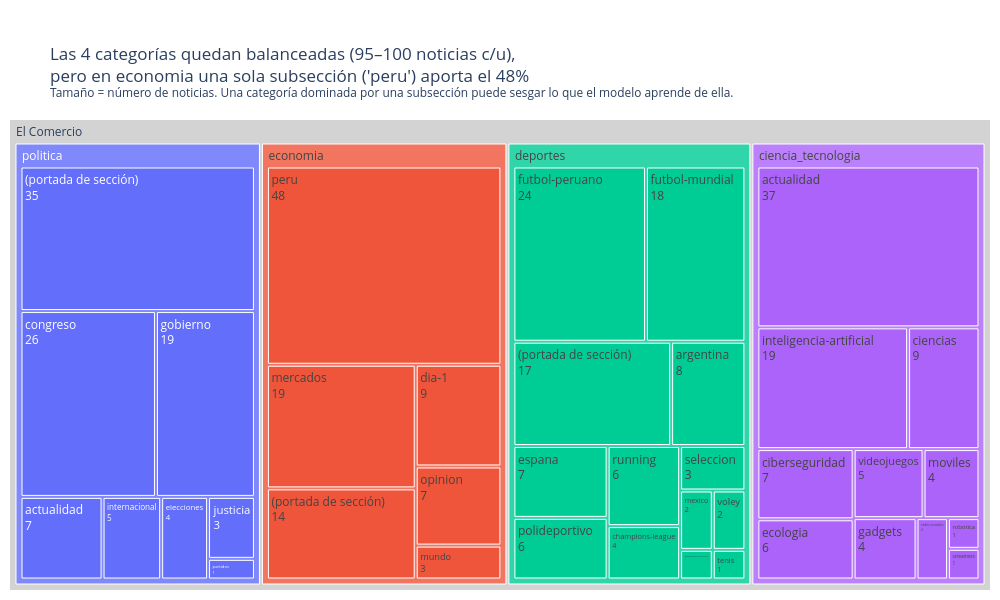

Notebook code for this chart:
### Markdown cell above
### Gráfico 1 — Composición del dataset por categoría y subsección

### Code cell
por_cat = df["etiqueta"].value_counts()
top_sub = (df.groupby(["etiqueta", "subseccion_g"]).size().rename("n").reset_index()
           .sort_values("n", ascending=False).drop_duplicates("etiqueta").set_index("etiqueta"))
top_sub["peso"] = top_sub["n"] / por_cat
cat_conc = top_sub["peso"].idxmax()

titulo = (f"Las 4 categorías quedan balanceadas ({por_cat.min()}–{por_cat.max()} noticias c/u),<br>pero en {cat_conc} "
          f"una sola subsección ('{top_sub.loc[cat_conc, 'subseccion_g']}') aporta el {top_sub.loc[cat_conc, 'peso']:.0%}"
          "<br><sup>Tamaño = número de noticias. Una categoría dominada por una subsección puede sesgar lo que el modelo aprende de ella.</sup>")
fig = px.treemap(df, path=[px.Constant(MEDIO), "etiqueta", "subseccion_g"], title=titulo, height=600)
fig.update_traces(textinfo="label+value", root_color="lightgrey")
fig.update_layout(margin=dict(t=120, l=10, r=10, b=10))
fig.show()

### Figure 1 — Plotly figure (JSON) as saved in the notebook; plotly's stock layout.template omitted (floating-point values rounded to 4 significant figures)
{"data": [{"branchvalues": "total", "domain": {"x": [0.0, 1.0], "y": [0.0, 1.0]}, "hovertemplate": "labels=%{label}<br>count=%{value}<br>parent=%{parent}<br>id=%{id}<extra></extra>", "ids": ["El Comercio/deportes/futbol-peruano", "El Comercio/politica/(portada de sección)", "El Comercio/deportes/mexico", "El Comercio/deportes/argentina", "El Comercio/deportes/futbol-mundial", "El Comercio/deportes/espana", "El Comercio/economia/mercados", "El Comercio/deportes/(portada de sección)", "El Comercio/economia/(portada de sección)", "El Comercio/economia/peru", "El Comercio/politica/gobierno", "El Comercio/politica/congreso", "El Comercio/ciencia_tecnologia/ciberseguridad", "El Comercio/politica/partidos", "El Comercio/ciencia_tecnologia/actualidad", "El Comercio/deportes/polideportivo", "El Comercio/ciencia_tecnologia/moviles", "El Comercio/politica/actualidad", "El Comercio/ciencia_tecnologia/inteligencia-artificial", "El Comercio/deportes/seleccion", "El Comercio/deportes/voley", "El Comercio/ciencia_tecnologia/videojuegos", "El Comercio/politica/internacional", "El Comercio/ciencia_tecnologia/ecologia", "El Comercio/deportes/running", "El Comercio/economia/opinion", "El Comercio/economia/mundo", "El Comercio/economia/dia-1", "El Comercio/politica/justicia", "El Comercio/deportes/peruanos-en-el-mundo", "El Comercio/ciencia_tecnologia/robotica", "El Comercio/deportes/tenis", "El Comercio/ciencia_tecnologia/redes-sociales", "El Comercio/ciencia_tecnologia/ciencias", "El Comercio/politica/elecciones", "El Comercio/deportes/champions-league", "El Comercio/ciencia_tecnologia/gadgets", "El Comercio/ciencia_tecnologia/streamers", "El Comercio/deportes", "El Comercio/politica", "El Comercio/economia", "El Comercio/ciencia_tecnologia", "El Comercio"], "labels": ["futbol-peruano", "(portada de sección)", "mexico", "argentina", "futbol-mundial", "espana", "mercados", "(portada de sección)", "(portada de sección)", "peru", "gobierno", "congreso", "ciberseguridad", "partidos", "actualidad", "polideportivo", "moviles", "actualidad", "inteligencia-artificial", "seleccion", "voley", "videojuegos", "internacional", "ecologia", "running", "opinion", "mundo", "dia-1", "justicia", "peruanos-en-el-mundo", "robotica", "tenis", "redes-sociales", "ciencias", "elecciones", "champions-league", "gadgets", "streamers", "deportes", "politica", "economia", "ciencia_tecnologia", "El Comercio"], "name": "", "parents": ["El Comercio/deportes", "El Comercio/politica", "El Comercio/deportes", "El Comercio/deportes", "El Comercio/deportes", "El Comercio/deportes", "El Comercio/economia", "El Comercio/deportes", "El Comercio/economia", "El Comercio/economia", "El Comercio/politica", "El Comercio/politica", "El Comercio/ciencia_tecnologia", "El Comercio/politica", "El Comercio/ciencia_tecnologia", "El Comercio/deportes", "El Comercio/ciencia_tecnologia", "El Comercio/politica", "El Comercio/ciencia_tecnologia", "El Comercio/deportes", "El Comercio/deportes", "El Comercio/ciencia_tecnologia", "El Comercio/politica", "El Comercio/ciencia_tecnologia", "El Comercio/deportes", "El Comercio/economia", "El Comercio/economia", "El Comercio/economia", "El Comercio/politica", "El Comercio/deportes", "El Comercio/ciencia_tecnologia", "El Comercio/deportes", "El Comercio/ciencia_tecnologia", "El Comercio/ciencia_tecnologia", "El Comercio/politica", "El Comercio/deportes", "El Comercio/ciencia_tecnologia", "El Comercio/ciencia_tecnologia", "El Comercio", "El Comercio", "El Comercio", "El Comercio", ""], "root": {"color": "lightgrey"}, "textinfo": "label+value", "type": "treemap", "values": [24, 35, 2, 8, 18, 7, 19, 17, 14, 48, 19, 26, 7, 1, 37, 6, 4, 7, 19, 3, 2, 5, 5, 6, 6, 7, 3, 9, 3, 1, 1, 1, 2, 9, 4, 4, 4, 1, 99, 100, 100, 95, 394]}], "layout": {"height": 600, "legend": {"tracegroupgap": 0}, "margin": {"b": 10, "l": 10, "r": 10, "t": 120}, "title": {"text": "Las 4 categorías quedan balanceadas (95–100 noticias c/u),<br>pero en economia una sola subsección ('peru') aporta el 48%<br><sup>Tamaño = número de noticias. Una categoría dominada por una subsección puede sesgar lo que el modelo aprende de ella.</sup>"}, "width": 1000}}
